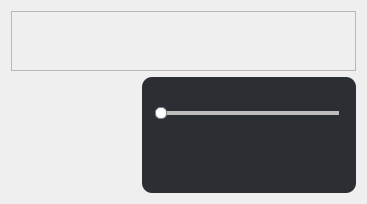
                <widget class="QWidget" name="page_view">
                 <layout class="QGridLayout" name="gridLayout_2">
                  <item row="1" column="0">
                   <widget class="QStackedWidget" name="stackedWidget_2">
                    <property name="minimumSize">
                     <size>
                      <width>125</width>
                      <height>0</height>
                     </size>
                    </property>
                    <property name="font">
                     <font>
                      <weight>75</weight>
                      <bold>true</bold>
                     </font>
                    </property>
                    <property name="styleSheet">
                     <string notr="true">
QPushButton {	
	border:none;
	border-radius: 6px;
    font-size:18px; 
    font-family:Microsoft YaHei UI; 
	color: rgb(255, 170, 0);
	background-color: rgb(12,17,22);
}
QPushButton:hover {
	background-color: rgb(145,117,27);
}
QPushButton:checked{
    background-color: rgb(33, 33, 33);
border-bottom: 2px solid;
border-color: #598FDC;
}</string>
                    </property>
                    <property name="currentIndex">
                     <number>-1</number>
                    </property>
                   </widget>
                  </item>
                  <item row="1" column="1">
                   <widget class="QFrame" name="frame_animation">
                    <property name="sizePolicy">
                     <sizepolicy hsizetype="Preferred" vsizetype="Preferred">
                      <horstretch>1</horstretch>
                      <verstretch>0</verstretch>
                     </sizepolicy>
                    </property>
                    <property name="styleSheet">
                     <string notr="true">QFrame{
	background-color: rgb(43, 47, 51);
	border-radius:10px;
}</string>
                    </property>
                    <property name="frameShape">
                     <enum>QFrame::StyledPanel</enum>
                    </property>
                    <property name="frameShadow">
                     <enum>QFrame::Raised</enum>
                    </property>
                    <layout class="QVBoxLayout" name="verticalLayout_10">
                     <item>
                      <widget class="QLabel" name="label_2">
                       <property name="text">
                        <string/>
                       </property>
                      </widget>
                     </item>
                     <item>
                      <widget class="QSlider" name="horizontalSlider">
                       <property name="styleSheet">
                        <string notr="true">QSlider::groove:horizontal { 
	border: 1px solid gray;
	height: 2px; 
	left: 8px; 
	right: 8px; 
} 

QSlider::handle:horizontal { 
	border: 1px solid gray; 
	background:white;
	border-radius: 5px;
	width: 10px; 
	height: 10px; 
	margin: -5px; 
} 

QSlider::add-page:horizontal{ 
	background: rgb(189, 189, 189); 
} 
QSlider::sub-page:horizontal{ 
	background: rgb(80, 165, 245); 
}

QSlider{
	background-color: rgb();
}</string>
                       </property>
                       <property name="orientation">
                        <enum>Qt::Horizontal</enum>
                       </property>
                      </widget>
                     </item>
                     <item>
                      <widget class="QFrame" name="frame_vedio">
                       <property name="sizePolicy">
                        <sizepolicy hsizetype="Preferred" vsizetype="Fixed">
                         <horstretch>0</horstretch>
                         <verstretch>0</verstretch>
                        </sizepolicy>
                       </property>
                       <layout class="QHBoxLayout" name="horizontalLayout_17">
                        <item>
                         <widget class="QLabel" name="label">
                          <property name="font">
                           <font>
                            <family>Microsoft YaHei UI</family>
                            <pointsize>9</pointsize>
                           </font>
                          </property>
                          <property name="styleSheet">
                           <string notr="true">QLabel{
border: 0px solid;
border-color: #598FDC;
background-color:rgba(0,0,0,0);
color:white;
}</string>
                          </property>
                          <property name="text">
                           <string/>
                          </property>
                         </widget>
                        </item>
                        <item>
                         <widget class="QPushButton" name="pushButton_back">
                          <property name="sizePolicy">
                           <sizepolicy hsizetype="Fixed" vsizetype="Fixed">
                            <horstretch>0</horstretch>
                            <verstretch>0</verstretch>
                           </sizepolicy>
                          </property>
                          <property name="minimumSize">
                           <size>
                            <width>35</width>
                            <height>35</height>
                           </size>
                          </property>
                          <property name="font">
                           <font>
                            <family>Microsoft YaHei UI</family>
                            <pointsize>10</pointsize>
                            <weight>75</weight>
                            <bold>true</bold>
                           </font>
                          </property>
                          <property name="styleSheet">
                           <string notr="true">QPushButton {	
	border: 0px solid;
	border-color: #598FDC;
	border-radius: 6px;
	color: rgb(255, 255, 255);
	background-color: transparent;
}
QPushButton:hover {
	background-color: rgb(38, 43, 85);
}
QPushButton:pressed {	
	background-color: transparent;
}</string>
                          </property>
                          <property name="text">
                           <string/>
                          </property>
                          <property name="icon">
                           <iconset resource="../res1/res.qrc">
                            <normaloff>:/图标/快退.png</normaloff>:/图标/快退.png</iconset>
                          </property>
                          <property name="iconSize">
                           <size>
                            <width>32</width>
                            <height>32</height>
                           </size>
                          </property>
                         </widget>
                        </item>
                        <item>
                         <widget class="QPushButton" name="pushButton_stop">
                          <property name="sizePolicy">
                           <sizepolicy hsizetype="Fixed" vsizetype="Fixed">
                            <horstretch>0</horstretch>
                            <verstretch>0</verstretch>
                           </sizepolicy>
                          </property>
                          <property name="minimumSize">
                           <size>
                            <width>70</width>
                            <height>35</height>
                           </size>
                          </property>
                          <property name="font">
                           <font>
                            <family>Microsoft YaHei UI</family>
                            <pointsize>10</pointsize>
                            <weight>75</weight>
                            <bold>true</bold>
                           </font>
                          </property>
                          <property name="styleSheet">
                           <string notr="true">QPushButton {	
	border: 0px solid;
	border-color: #598FDC;
	border-radius: 6px;
	color: rgb(255, 255, 255);
	background-color: transparent;
}
QPushButton:hover {
	background-color: rgb(38, 43, 85);
}
QPushButton:pressed {	
	background-color: transparent;
}</string>
                          </property>
                          <property name="text">
                           <string/>
                          </property>
                          <property name="icon">
                           <iconset resource="../res1/res.qrc">
                            <normaloff>:/图标/24gf-pause2.png</normaloff>:/图标/24gf-pause2.png</iconset>
                          </property>
                          <property name="iconSize">
                           <size>
                            <width>32</width>
                            <height>32</height>
                           </size>
                          </property>
                         </widget>
                        </item>
                        <item>
                         <widget class="QPushButton" name="pushButton_forward">
                          <property name="sizePolicy">
                           <sizepolicy hsizetype="Fixed" vsizetype="Fixed">
                            <horstretch>0</horstretch>
                            <verstretch>0</verstretch>
                           </sizepolicy>
                          </property>
                          <property name="minimumSize">
                           <size>
                            <width>35</width>
                            <height>35</height>
                           </size>
                          </property>
                          <property name="font">
                           <font>
                            <family>Microsoft YaHei UI</family>
                            <pointsize>10</pointsize>
                            <weight>75</weight>
                            <bold>true</bold>
                           </font>
                          </property>
                          <property name="styleSheet">
                           <string notr="true">QPushButton {	
	border: 0px solid;
	border-color: #598FDC;
	border-radius: 6px;
	color: rgb(255, 255, 255);
	background-color: transparent;
}
QPushButton:hover {
	background-color: rgb(38, 43, 85);
}
QPushButton:pressed {	
	background-color: transparent;
}</string>
                          </property>
                          <property name="text">
                           <string/>
                          </property>
                          <property name="icon">
                           <iconset resource="../res1/res.qrc">
                            <normaloff>:/图标/快进.png</normaloff>
                            <activeon>:/图标/快进.png</activeon>:/图标/快进.png</iconset>
                          </property>
                          <property name="iconSize">
                           <size>
                            <width>32</width>
                            <height>32</height>
                           </size>
                          </property>
                         </widget>
                        </item>
                        <item>
                         <widget class="QLabel" name="label_3">
                          <property name="text">
                           <string/>
                          </property>
                         </widget>
                        </item>
                       </layout>
                      </widget>
                     </item>
                     <item>
                      <spacer name="verticalSpacer">
                       <property name="orientation">
                        <enum>Qt::Vertical</enum>
                       </property>
                       <property name="sizeType">
                        <enum>QSizePolicy::Fixed</enum>
                       </property>
                       <property name="sizeHint" stdset="0">
                        <size>
                         <width>20</width>
                         <height>4</height>
                        </size>
                       </property>
                      </spacer>
                     </item>
                    </layout>
                   </widget>
                  </item>
                  <item row="0" column="0" colspan="2">
                   <widget class="QFrame" name="frame_4">
                    <property name="sizePolicy">
                     <sizepolicy hsizetype="Preferred" vsizetype="Preferred">
                      <horstretch>0</horstretch>
                      <verstretch>0</verstretch>
                     </sizepolicy>
                    </property>
                    <property name="minimumSize">
                     <size>
                      <width>0</width>
                      <height>60</height>
                     </size>
                    </property>
                    <property name="maximumSize">
                     <size>
                      <width>16777215</width>
                      <height>16777215</height>
                     </size>
                    </property>
                    <property name="font">
                     <font>
                      <weight>75</weight>
                      <bold>true</bold>
                     </font>
                    </property>
                    <property name="autoFillBackground">
                     <bool>false</bool>
                    </property>
                    <property name="styleSheet">
                     <string notr="true">
QPushButton {	
    border:2px solid;
	border-color: rgb(5, 32, 56);
    border-radius:10px;
    color:#598FDC;
    background-color: rgb(43, 47, 51);
    font-size:20px; 
    font-family:Microsoft YaHei UI;  
}
QPushButton:hover {
	background-color: rgb(36,38,58);
}
QPushButton:checked{
    border:none;
    background-color: rgb(36,38,58);
    border-bottom: 2px solid;
    border-color: #598FDC;
}
</string>
                    </property>
                    <property name="frameShape">
                     <enum>QFrame::StyledPanel</enum>
                    </property>
                    <property name="frameShadow">
                     <enum>QFrame::Raised</enum>
                    </property>
                    <layout class="QHBoxLayout" name="horizontalLayout">
                     <property name="spacing">
                      <number>0</number>
                     </property>
                    </layout>
                   </widget>
                  </item>
                 </layout>
                 <zorder>frame_4</zorder>
                 <zorder>stackedWidget_2</zorder>
                 <zorder>frame_animation</zorder>
                </widget>
